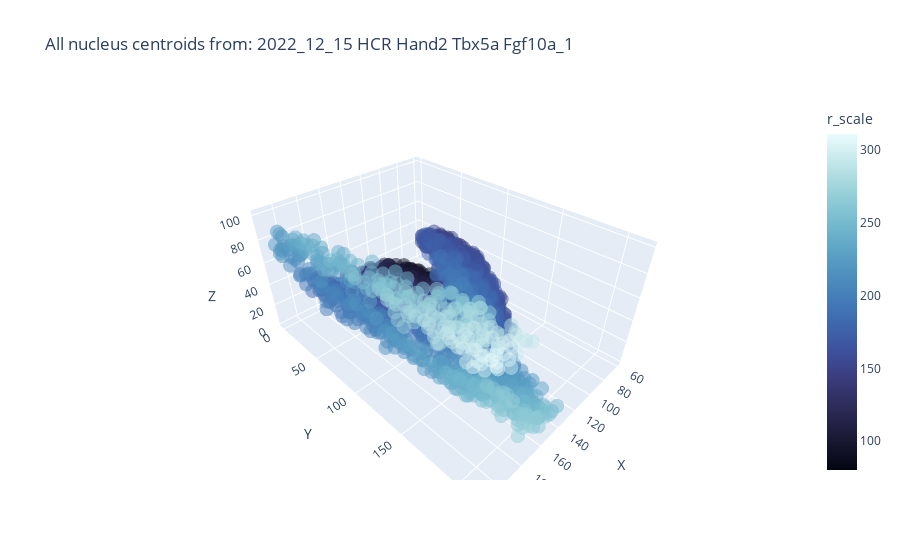

Write notebook code for a chart like this one.
### Markdown cell above
### 2. Pec fin segmentation

### Code cell
# Load test dataset of nucleus centroids
nc_path = "/Users/nick/Dropbox (Cole Trapnell's Lab)/Nick/pecFin/HCR_Data/built_zarr_files/" + filename + "_nucleus_props.csv"
nucleus_df = pd.read_csv(nc_path, index_col=0)

nucleus_df["r_scale"] = np.sqrt(nucleus_df["X"]**2 + nucleus_df["Y"]**2 + nucleus_df["Z"]**2)

# clean up data frame
colnames = nucleus_df.columns
clean_indices = [i for i,item in enumerate(colnames) if "Unnamed" not in item]
nucleus_df = nucleus_df.iloc[:, clean_indices]

title_string="All nucleus centroids from: " + filename
fig = px.scatter_3d(nucleus_df, x="X", y="Y", z="Z", 
                opacity=0.5,color="r_scale", color_continuous_scale="ice",
                   title=title_string)

fig.update_traces(marker=dict(size=5))

fig.show()

### Figure 1 — Plotly figure (JSON) as saved in the notebook; plotly's stock layout.template omitted (floating-point values rounded to 4 significant figures; data arrays with more than 128 entries replaced by an {"elided": "..."} marker saying what was removed)
{"data": [{"hovertemplate": "X=%{x}<br>Y=%{y}<br>Z=%{z}<br>r_scale=%{marker.color}<extra></extra>", "legendgroup": "", "marker": {"color": {"elided": "1990 float values"}, "coloraxis": "coloraxis", "opacity": 0.5, "size": 5, "symbol": "circle"}, "mode": "markers", "name": "", "scene": "scene", "showlegend": false, "type": "scatter3d", "x": {"elided": "1990 float values"}, "y": {"elided": "1990 float values"}, "z": {"elided": "1990 float values"}}], "layout": {"coloraxis": {"colorbar": {"title": {"text": "r_scale"}}, "colorscale": [[0, "rgb(3, 5, 18)"], [0.09091, "rgb(25, 25, 51)"], [0.1818, "rgb(44, 42, 87)"], [0.2727, "rgb(58, 60, 125)"], [0.3636, "rgb(62, 83, 160)"], [0.4545, "rgb(62, 109, 178)"], [0.5455, "rgb(72, 134, 187)"], [0.6364, "rgb(89, 159, 196)"], [0.7273, "rgb(114, 184, 205)"], [0.8182, "rgb(149, 207, 216)"], [0.9091, "rgb(192, 229, 232)"], [1, "rgb(234, 252, 253)"]]}, "legend": {"tracegroupgap": 0}, "scene": {"domain": {"x": [0, 1], "y": [0, 1]}, "xaxis": {"title": {"text": "X"}}, "yaxis": {"title": {"text": "Y"}}, "zaxis": {"title": {"text": "Z"}}}, "title": {"text": "All nucleus centroids from: 2022_12_15 HCR Hand2 Tbx5a Fgf10a_1"}}}
